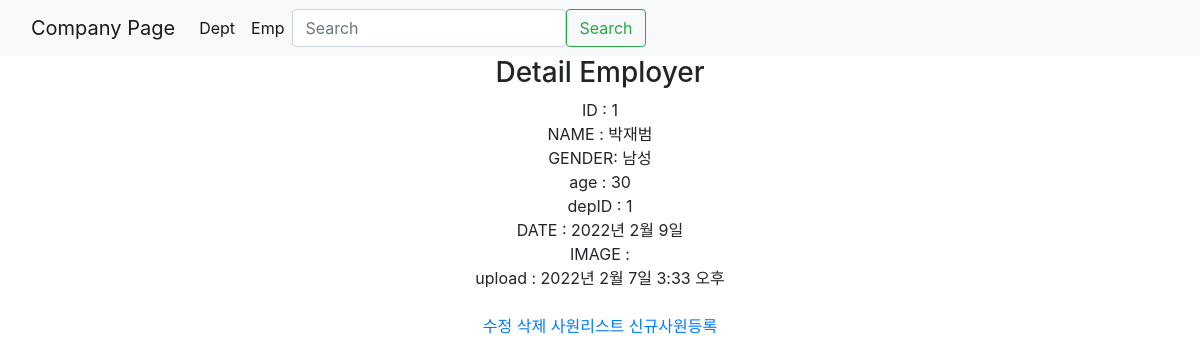
Screenshot of /company/employer/1det/ with the database file from the repository.
### company/models.py (models this page shows, shortened)
class Employer(models.Model):
    Employer_ID = models.AutoField(primary_key=True)
    Department_ID= models.ForeignKey("Department", on_delete=models.CASCADE)
    Employer_NAME = models.CharField(max_length=100)
    Employer_GENDER = models.CharField(max_length=30)
    Employer_age = models.IntegerField(default=0)
    Date_of_Join = models.DateField(null=True) #같이 쓴게 아니라 수정해서 더했기때문에 이렇게 썼음 ; 오류나서;
    Photo_Image = models.ImageField(upload_to='emp/images/%Y/%m/%d', blank=True, null=True) #같이 쓴게 아니라 수정해서 더했기때문에 이렇게 썼음 ; 오류나서;
    upload_at= models.DateTimeField(auto_now =True,null=True) #같이 쓴게 아니라 수정해서 더했기때문에 이렇게 썼음 ; 오류나서;

class Department(models.Model):
    Department_ID = models.AutoField(primary_key=True)
    Department_NAME = models.CharField(max_length=100)
    def __str__(self):
        return str(self.Department_ID)

### company/views.py (the view)
# urls.py: path('employer/<str:ID>det/',views.detEmployer,name='empDet'),
def detEmployer(request,ID):
    qs = Employer.objects.get(Employer_ID=ID)
    context = {'employer_info':qs}
    return render(request,'emp/detailEmployer.html',context)

### company/templates/emp/detailEmployer.html (shortened to what this page needs)
<!DOCTYPE html>
<html lang="ko">
	<head>
        <link rel="stylesheet" href="https://stackpath.bootstrapcdn.com/bootstrap/4.3.1/css/bootstrap.min.css">
	</head>
{% include 'emp/emp.navbar.html' %}
	<body>
    <center>
		<h3>Detail Employer</h3>
		{% if employer_info %}
			ID : {{employer_info.Employer_ID}}</br>
			NAME : {{employer_info.Employer_NAME}}</br>
			GENDER: {{employer_info.Employer_GENDER}}</br>
			age : {{employer_info.Employer_age}}</br>
			depID : {{employer_info.Department_ID}}</br>
            DATE : {{ employer_info.Date_of_Join }}</br>
            IMAGE : {{ employer_info.Photo_Image}} </br>
            upload : {{ employer_info.upload_at}}</br>
		{% else %}
			<h4> employer: 0 </h4>
		{% endif %}
		<a href="{% url 'company:empMod' employer_info.Employer_ID %}">수정</a>
		<a href="{% url 'company:empDel' employer_info.Employer_ID %}">삭제</a>
		<a href="{% url 'company:empAll' %}">사원리스트</a>
		<a href="{% url 'company:regE' %}">신규사원등록</a>
    </center>
	</body>
</html>

### rows the page displays
Employer: Employer_ID "1", Employer_NAME "박재범", Employer_GENDER "남성", Employer_age "30", Department_ID "1", Date_of_Join "2022년 2월 9일", upload_at "2022년 2월 7일 3:33 오후"
